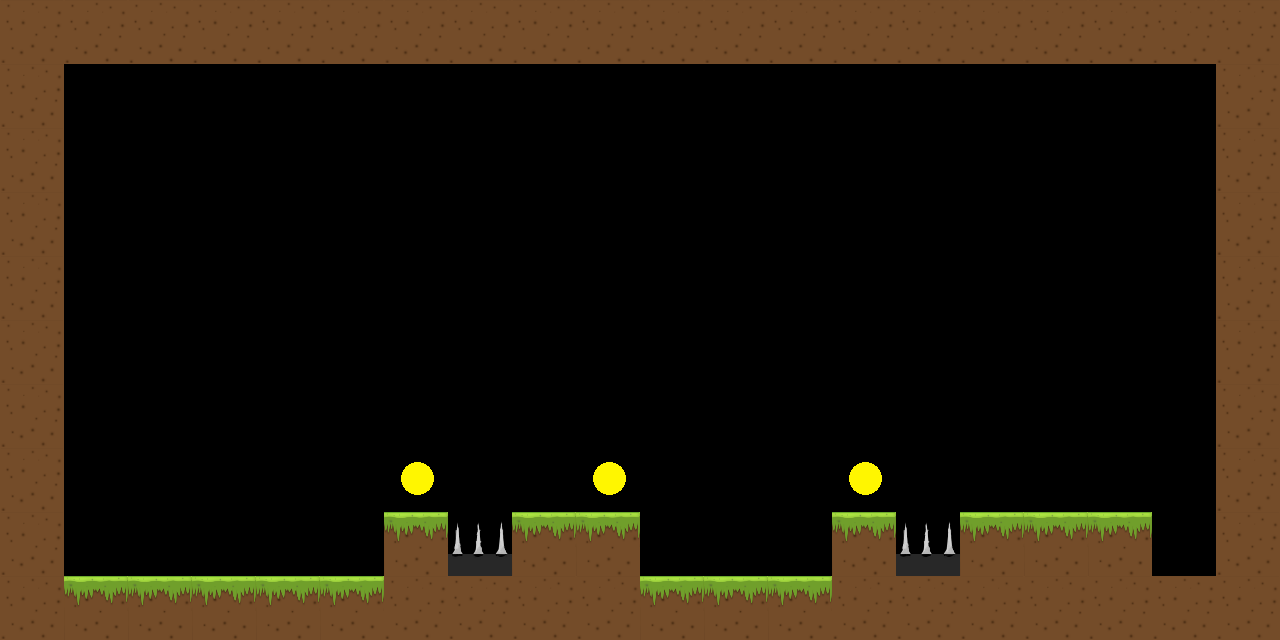

This is a level from a 2D game, rendered from its Tiled map with the project's own tilesets. A one-line summary and the complete map file follow:
An orthogonal 20x10 tile map with 64x64 px tiles, 1 tile layer (Tile Layer 1), 2 tilesets and 4 objects.

<map version="1.0" tiledversion="1.0.3" orientation="orthogonal" renderorder="right-down" width="20" height="10" tilewidth="64" tileheight="64" nextobjectid="5">
 <tileset firstgid="1" source="yea.tsx" />
 <tileset firstgid="73" name="tileset" tilewidth="64" tileheight="64" tilecount="72" columns="8">
  <image source="tileset.png" width="512" height="576" />
 </tileset>
 <layer name="Tile Layer 1" width="20" height="10">
  <data encoding="csv">
3,3,3,3,3,3,3,3,3,3,3,3,3,3,3,3,3,3,3,3,
3,0,0,0,0,0,0,0,0,0,0,0,0,0,0,0,0,0,0,3,
3,0,0,0,0,0,0,0,0,0,0,0,0,0,0,0,0,0,0,3,
3,0,0,0,0,0,0,0,0,0,0,0,0,0,0,0,0,0,0,3,
3,0,0,0,0,0,0,0,0,0,0,0,0,0,0,0,0,0,0,3,
3,0,0,0,0,0,0,0,0,0,0,0,0,0,0,0,0,0,0,3,
3,0,0,0,0,0,0,0,0,0,0,0,0,0,0,0,0,0,0,3,
3,0,0,0,0,0,7,0,0,7,0,0,0,7,0,0,0,0,0,3,
3,0,0,0,0,0,1,6,1,1,0,0,0,1,6,1,1,1,0,3,
3,1,1,1,1,1,3,3,3,3,1,1,1,3,3,3,3,3,3,3
</data>
 </layer>
 <objectgroup name="Object Layer 1">
  <object id="1" gid="8" x="68" y="574" width="64" height="64" />
  <object id="2" gid="8" x="62" y="526" width="64" height="64" />
  <object id="3" gid="8" x="92" y="614" width="64" height="64" />
  <object id="4" gid="8" x="74" y="572" width="64" height="64" />
 </objectgroup>
</map>
